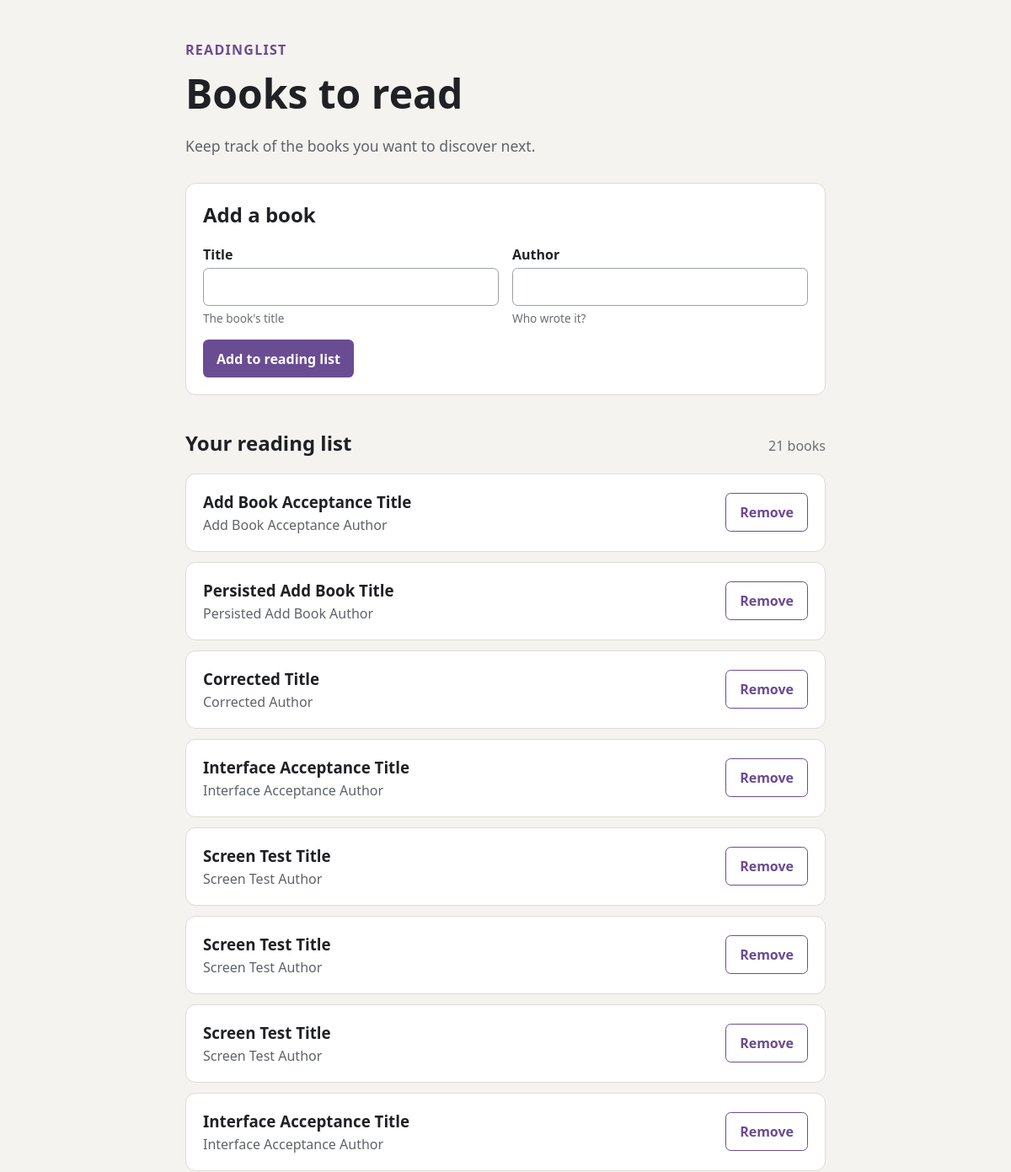
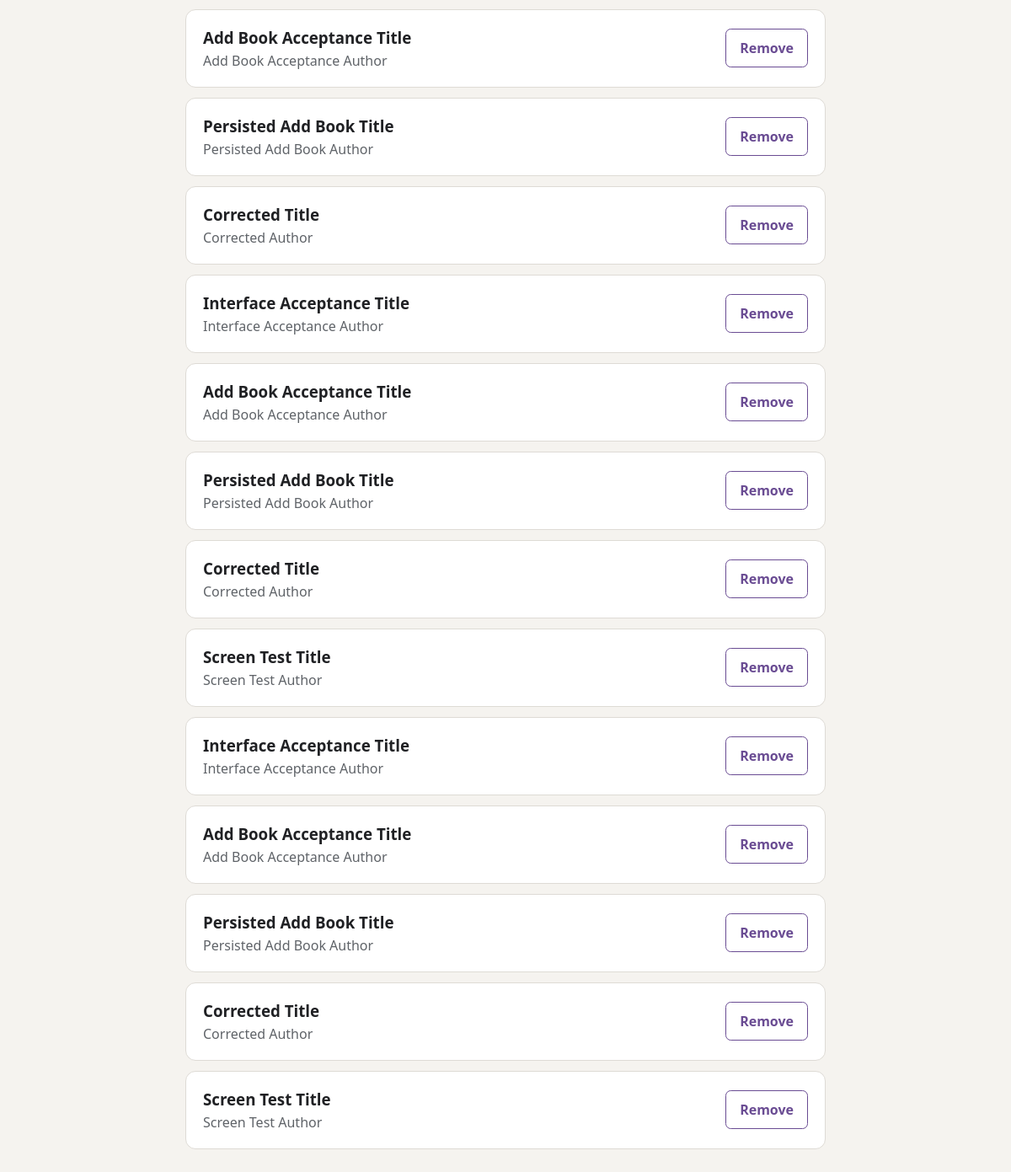
The page / on the database its author committed (2 pictures, top to bottom).
### tables this page shows
CREATE TABLE "books" ("id" INTEGER PRIMARY KEY, "title" TEXT NOT NULL, "author" TEXT NOT NULL, "insertion_order" INTEGER NOT NULL UNIQUE);

### app_server/features/reading_list/routes.py (the view)
@reading_list.get("/")
def index() -> str:
    books = _read_books()
    return render_template("reading_list/index.html", books=books, errors={}, form={})

### app_server/features/reading_list/routes.py (called while the page is built)
def _database():
    dsn = current_app.config.get("DATABASE_URL") or current_app.config["DATABASE_PATH"]
    return open_database(str(dsn))

def _read_books() -> list[BookRow]:
    database = _database()
    try:
        return sorted(database.books.list(), key=lambda book: book.insertion_order)
    finally:
        database.close()

### persistence/db.py (called while the page is built)
def open_driver(dsn: str) -> Driver:
    scheme = dsn.split("://", 1)[0].lower() if "://" in dsn else "sqlite"
    if scheme in ("postgres", "postgresql"):
        try:
            from .postgres import PostgresDriver
        except ImportError:  # flat layout
            from postgres import PostgresDriver
        return PostgresDriver(dsn)
    if scheme in ("sqlite", "file") or "://" not in dsn:
        try:
            from .sqlite import SqliteDriver
        except ImportError:  # flat layout
            from sqlite import SqliteDriver
        return SqliteDriver(dsn)
    raise PersistenceError(
        f"no persistence driver for {scheme!r}. Drydock ships sqlite and postgres; add a driver "
        "beside this file and a branch here for another engine."
    )

    def by_table(self) -> dict[str, tuple[Operation, ...]]:
        grouped: dict[str, list[Operation]] = {table.name: [] for table in self.tables}
        for operation in self.operations:
            grouped.setdefault(operation.table, []).append(operation)
        return {name: tuple(items) for name, items in grouped.items()}

    @staticmethod
    def quote(identifier: str) -> str:
        if not identifier.replace("_", "").isalnum():
            raise PersistenceError(f"refusing unsafe identifier {identifier!r}")
        return f'"{identifier}"'

    def select(self, table: str, columns: Sequence[str], predicate: Sequence[str]) -> str:
        selected = ", ".join(self.quote(name) for name in columns)
        statement = f"SELECT {selected} FROM {self.quote(table)}"
        if predicate:
            statement += f" WHERE {self._predicate(predicate)}"
        return statement

    def close(self) -> None:
        if self._rollback_owner is not None:
            raise PersistenceError("the rollback session owns connection lifetime")
        self._driver.close()

    def _primary_key(self, table: str) -> str | None:
        for declared in self._schema.tables:
            if declared.name == table:
                return declared.primary_key
        return None

### persistence/schema.py (called while the page is built)
def open_database(dsn: str) -> Database:
    return Database(dsn, SCHEMA)

### app_server/templates/reading_list/index.html (shortened to what this page needs)
<!doctype html>
<html lang="en">
<head>
  <link rel="stylesheet" href="{{ url_for('static', filename='reading-list.css') }}">
</head>
<body><main class="page-shell">
  <header class="page-header"><p class="eyebrow">ReadingList</p><h1>Books to read</h1><p class="intro">Keep track of the books you want to discover next.</p></header>
  <section class="panel" aria-labelledby="add-book-heading"><h2 id="add-book-heading">Add a book</h2>
    <form method="post" action="{{ url_for('reading_list.add_book') }}" novalidate>
      <div class="form-grid">
        <div class="field "><label for="title">Title</label><input id="title" name="title" type="text" value="{{ form.title|default('') }}" required aria-describedby="title-help"><span id="title-help" class="help">The book's title</span></div>
        <div class="field "><label for="author">Author</label><input id="author" name="author" type="text" value="{{ form.author|default('') }}" required aria-describedby="author-help"><span id="author-help" class="help">Who wrote it?</span></div>
      </div><button type="submit">Add to reading list</button>
    </form>
  </section>
  <section class="list-section" aria-labelledby="list-heading"><div class="section-heading"><h2 id="list-heading">Your reading list</h2>{% if books %}<span class="count">{{ books|length }} book{% if books|length != 1 %}s{% endif %}</span>{% endif %}</div>
    {% if books %}<ol class="book-list">{% for book in books %}<li class="book-card"><div><h3>{{ book.title }}</h3><p>{{ book.author }}</p></div><form method="post" action="{{ url_for('reading_list.delete_book', book_id=book.id) }}"><button class="button-secondary" type="submit" aria-label="Remove {{ book.title }}">Remove</button></form></li>{% endfor %}</ol>
    {% else %}<div class="empty-state"><h3>Your list is empty</h3><p>Add a book above to start your reading list.</p></div>{% endif %}
  </section>
</main></body></html>

### app_server/static/reading-list.css (style rules this page uses)
:root { color-scheme: light; font-family: system-ui, sans-serif; color: #202124; background: #f5f3ef; }
body { margin: 0; }
.page-shell { max-width: 760px; margin: 0 auto; padding: 3rem 1.25rem; }
.page-header { margin-bottom: 2rem; }
.eyebrow { margin: 0 0 .5rem; color: #6a4c93; font-weight: 700; letter-spacing: .08em; text-transform: uppercase; }
h1, h2, h3 { margin-top: 0; }
h1 { margin-bottom: .5rem; font-size: clamp(2rem, 5vw, 3rem); }
.intro { color: #5f6368; font-size: 1.1rem; }
.panel, .book-card, .empty-state { background: #fff; border: 1px solid #dedbd5; border-radius: .75rem; padding: 1.25rem; }
.panel { margin-bottom: 2.5rem; }
.form-grid { display: grid; gap: 1rem; grid-template-columns: repeat(auto-fit, minmax(220px, 1fr)); }
.field { display: flex; flex-direction: column; gap: .35rem; margin-bottom: 1rem; }
label { font-weight: 650; }
input { border: 1px solid #9aa0a6; border-radius: .4rem; font: inherit; padding: .65rem; }
.help { color: #6b6f72; font-size: .85rem; }
button { background: #6a4c93; border: 0; border-radius: .4rem; color: #fff; cursor: pointer; font: inherit; font-weight: 700; padding: .7rem 1rem; }
.section-heading { align-items: baseline; display: flex; gap: .75rem; justify-content: space-between; }
.count { color: #6b6f72; }
.book-list { display: grid; gap: .75rem; list-style: none; margin: 0; padding: 0; }
.book-card { align-items: center; display: flex; gap: 1rem; justify-content: space-between; }
.book-card h3 { margin-bottom: .25rem; }
.book-card p { color: #5f6368; margin: 0; }
.button-secondary { background: transparent; border: 1px solid #6a4c93; color: #6a4c93; }

### rows shown on the page
books: title "Add Book Acceptance Title", author "Add Book Acceptance Author"
books: title "Persisted Add Book Title", author "Persisted Add Book Author"
books: title "Corrected Title", author "Corrected Author"
books: title "Interface Acceptance Title", author "Interface Acceptance Author"
books: title "Screen Test Title", author "Screen Test Author"
books: title "Screen Test Title", author "Screen Test Author"
books: title "Screen Test Title", author "Screen Test Author"
books: title "Interface Acceptance Title", author "Interface Acceptance Author"
books: title "Add Book Acceptance Title", author "Add Book Acceptance Author"
books: title "Persisted Add Book Title", author "Persisted Add Book Author"
books: title "Corrected Title", author "Corrected Author"
books: title "Interface Acceptance Title", author "Interface Acceptance Author"
books: title "Add Book Acceptance Title", author "Add Book Acceptance Author"
books: title "Persisted Add Book Title", author "Persisted Add Book Author"
books: title "Corrected Title", author "Corrected Author"
books: title "Screen Test Title", author "Screen Test Author"
books: title "Interface Acceptance Title", author "Interface Acceptance Author"
books: title "Add Book Acceptance Title", author "Add Book Acceptance Author"
books: title "Persisted Add Book Title", author "Persisted Add Book Author"
books: title "Corrected Title", author "Corrected Author"
books: title "Screen Test Title", author "Screen Test Author"

### other values the page prints
{{ books|length }} "21"
